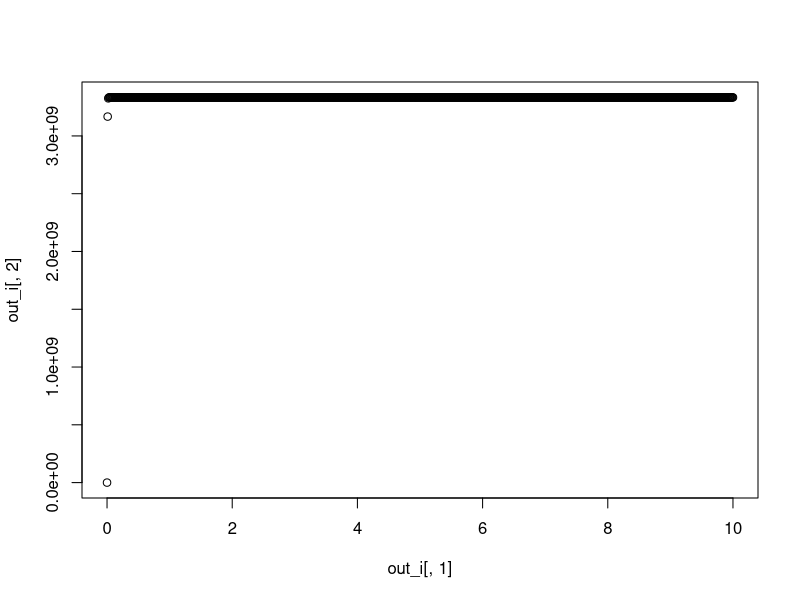

Reproduce this figure in R.
# Code for memory-microbe
# Author: Prashant Kalvapalle
# Date started: 1 feb 2019

# initializing variables
r0 <- 1e10 # copies of plasmid (unflipped) in 1 ml culture
f0 <- 0
k1 <- 100 # sec-1
k2 <- 200 # sec-1

i0 <- 1e3 # number of integrase proteins
kcat <- 1 # sec-1
km <- 1e5 # copies
n <- 4 # effective hill coefficient - Integrase tetramerization and binding

# other initializations
t <- seq(0,.05,.0001) # time sequence

# calling libraries
library(deSolve)
library(ggplot2)
library(magrittr)

# other initializations
t <- seq(0,10,.01)

# differential equations
func_i <- function(t,y, params) # differential equation for intrinsic flipping - integrase independant
{with(as.list(c(y,params)),
      {f <- y[1]; r <- y[2]
      df <- k1*r - k2*f
      dr <- -df
      dy <- list(c(df,dr))}
)}

func_int <- function(t,y, params) # integrase dependant flipping differential eqn
{with(as.list(c(y,params)),
      {f <- y[1]; r <- y[2]
      df <- k1*r + kcat*i0*r^n/(km + r^n) - k2*f
      dr <- -df
      dy <- list(c(df,dr))}
)}

# Solving ODE for intrinsic flipping
out_i <- ode(c(f = f0, r = r0), times = t, func_i, c(k1,k2))

# plt <- out1 %>% ggplot()
plot(out_i[,1], out_i[,2])
